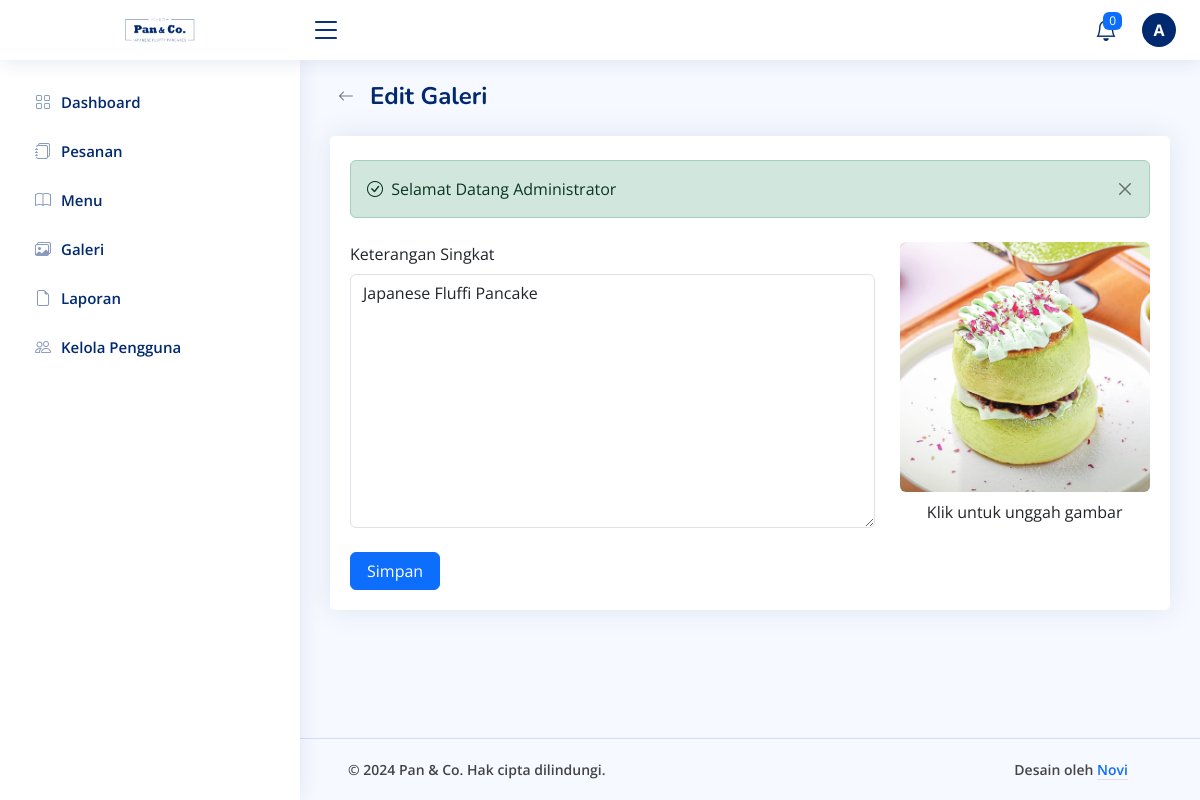
Page /admin/gallery/edit.php?gallery-id=2 (signed in) on the committed database.
### tables this page shows
CREATE TABLE `galeri` (
  `id_galeri` int NOT NULL,
  `tanggal_buat` datetime DEFAULT NULL,
  `keterangan` text,
  `gambar` varchar(255) DEFAULT NULL
);

### config/config.php (called while the page is built, shortened)
<?php
$base_url = 'http://localhost/restaurant';
function base_url($path = '')
{
    global $base_url;
    return rtrim($base_url, '/') . '/' . ltrim($path, '/');
}
function get_image_url($url_gambar)
{
    $path_gambar = $_SERVER['DOCUMENT_ROOT'] . parse_url($url_gambar, PHP_URL_PATH);
    return $url_gambar;
}

### admin/gallery/edit.php (the view, shortened to what this page needs)
<?php
include('../../config/config.php');
$id_galeri = $_GET['gallery-id'];
$sql_galeri = "SELECT * FROM galeri WHERE id_galeri = '$id_galeri'";
$query_galeri = mysqli_query($koneksi, $sql_galeri);
if (!mysqli_num_rows($query_galeri) > 0) {
    $_SESSION['error'] = "Data tidak ditemukan";
    echo "<script>window.location.href = '" . base_url('admin/gallery/show.php') . "';</script>";
    exit();
} else {
    $data_galeri = mysqli_fetch_array($query_galeri);
}
$title = 'Edit Galeri';
?>
<div class="pagetitle">
    <div class="d-flex justify-content-start align-items-center gap-2 mb-4">
        <a href="<?= base_url('admin/gallery/show.php'); ?>" class="btn btn-outline-secondary rounded-circle border-0 btn-back"><i class="bi bi-arrow-left"></i></a>
        <h1 class="mb-0 fw-bold"><?= $title ?></h1>
    </div>
</div>
<section class="section">
    <div class="row">
        <div class="col-lg-12">
            <div class="card">
                <div class="card-body pt-4">
                    <?php include('../components/alerts.php') ?>
                    <?php
                    $keterangan = isset($_SESSION['form_data']['keterangan']) ? htmlspecialchars($_SESSION['form_data']['keterangan']) : $data_galeri['keterangan'];
                    $gambar = get_image_url(base_url('assets/uploads/gallery/' . $data_galeri['gambar']));
                    ?>
                    <form method="post" action="<?= base_url('admin/gallery/action.php?update-gallery=' . $id_galeri); ?>" enctype="multipart/form-data">
                        <div class="row g-4 mb-4">
                            <div class="col-md-8">
                                <label for="keterangan" class="form-label">Keterangan Singkat</label>
                                <textarea class="form-control <?= isset($_SESSION['errors']['keterangan']) ? 'is-invalid' : '' ?>" id="keterangan" name="keterangan" rows="10"><?= $keterangan; ?></textarea>
                            </div>
                            <div class="col-md-4">
                                <label for="gambar" class="form-label d-flex justify-content-center">
                                    <img id="preview-img" src="<?= $gambar; ?>" alt="Pratinjau Gambar" class="rounded object-fit-cover cursor-pointer img-preview" height="250" width="250">
                                </label>
                                <div class="text-center">
                                    <span>Klik untuk unggah gambar</span><br>
                                </div>
                            </div>
                        </div>
                        <button type="submit" class="btn btn-primary text-white px-3">Simpan</button>
                    </form>
                </div>
            </div>
        </div>
    </div>
</section>
<?php
include('../layout.php');
?>

### assets/admin/css/style.css (style rules this page uses)
:root { scroll-behavior: smooth; }
body { font-family: "Open Sans", sans-serif; background: #f6f9ff; color: #444444; }
a { color: #4154f1; text-decoration: none; }
h1, h2, h3, h4, h5, h6 { font-family: "Nunito", sans-serif; }
.pagetitle { margin-bottom: 10px; }
.pagetitle h1 { font-size: 24px; margin-bottom: 0; font-weight: 600; color: #012970; }
.card { margin-bottom: 30px; border: none; border-radius: 5px; box-shadow: 0px 0 30px rgba(1, 41, 112, 0.1); }
.card-body { padding: 0 20px 20px 20px; }
html, body { height: 100%; margin: 0; display: flex; flex-direction: column; }
.btn-back { display: flex; justify-content: center; align-items: center; width: 32px !important; height: 32px !important; }
.cursor-pointer { cursor: pointer; }
.img-preview { transition: filter 0.3s ease, transform 0.3s ease; }

### rows in the picture
galeri: keterangan "Japanese Fluffi Pancake", gambar (picture)

### other values in the picture
$jumlah_item "0"
substr($_SESSION['nama_lengkap'], 0, 1) "A"
$title "Edit Galeri"
$_SESSION['success'] "Selamat Datang Administrator"
